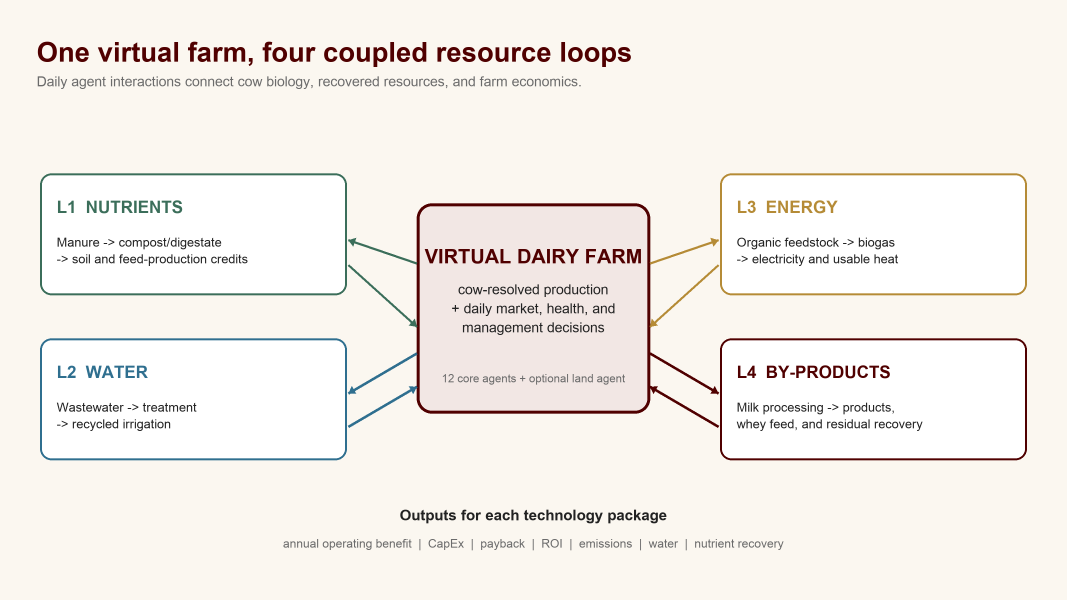
#> input picture tmp/poster_assets/vicbio_loop_framework.png, 3200 x 1800 px (shown at 1/3 size)
$ python build_full_poster.py
#> lines starting #> are read from the running program, lines starting #| are printed output that depends on the picture
from __future__ import annotations

from pathlib import Path
from PIL import Image, ImageDraw, ImageFont


ROOT = Path(__file__).resolve().parent
W, H = 5184, 4032
MAROON = "#500000"
INK = "#202020"
MUTED = "#5f5f5f"
PAPER = "#fbf7f0"
GREEN = "#3b6e5a"
BLUE = "#2f6f8f"
GOLD = "#9a741f"
RULE = "#d8d0c7"
PALE = "#efe2dc"
FONT = "/System/Library/Fonts/Supplemental/Arial.ttf"
FONT_BOLD = "/System/Library/Fonts/Supplemental/Arial Bold.ttf"
FONT_ITALIC = "/System/Library/Fonts/Supplemental/Arial Italic.ttf"


def f(size: int, bold: bool = False, italic: bool = False):
    path = FONT_BOLD if bold else FONT_ITALIC if italic else FONT
    return ImageFont.truetype(path, size=size)


def wrap(draw: ImageDraw.ImageDraw, text: str, font: ImageFont.FreeTypeFont, width: int):
    lines = []
    for para in text.split("\n"):
        if not para:
            lines.append("")
            continue
        words = para.split()
        line = words[0]
        for word in words[1:]:
            trial = line + " " + word
            if draw.textlength(trial, font=font) <= width:
                line = trial
            else:
                lines.append(line)
                line = word
        lines.append(line)
    return lines


def text_block(draw, xy, text, size, width, color=INK, bold=False, italic=False,
               leading=1.24, bullet=False):
    x, y = xy
    ft = f(size, bold, italic)
    line_h = int(size * leading)
    for para in text.split("\n"):
        prefix = "• " if bullet else ""
        indent = int(size * 0.9) if bullet else 0
        lines = wrap(draw, prefix + para, ft, width)
        for i, line in enumerate(lines):
            draw.text((x + (indent if bullet and i > 0 else 0), y), line, font=ft, fill=color)
            y += line_h
        y += int(size * 0.28)
    return y


def section_heading(draw, x, y, width, title, color=MAROON):
    draw.rectangle((x, y, x + width, y + 8), fill=color)
    draw.text((x, y + 26), title, font=f(48, bold=True), fill=color)
    return y + 98


def bullet_list(draw, x, y, width, items, size=31, color=INK, gap=9):
    for item in items:
        y = text_block(draw, (x, y), item, size, width, color=color, leading=1.24, bullet=True)
        y += gap
    return y


def fit_image(path: Path, target_width: int):
    im = Image.open(path).convert("RGB")
    height = round(im.height * target_width / im.width)
    return im.resize((target_width, height), Image.Resampling.LANCZOS)


def main():
    im = Image.new("RGB", (W, H), PAPER)
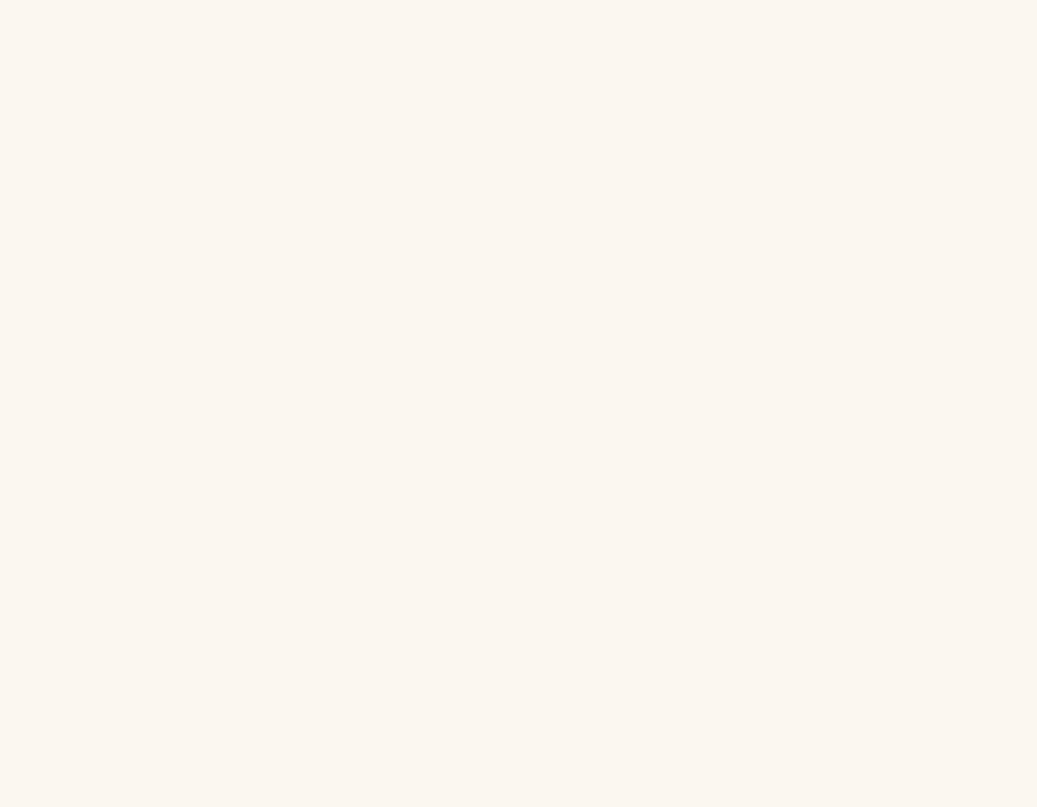
#> im: PIL image 5184x4032 RGB (shown at 1/5 size); mean R, G, B 251, 247, 240
    d = ImageDraw.Draw(im)

    d.rectangle((0, 0, W, 675), fill=MAROON)
    title = ("An Agent-Based Virtual Farm Model Evaluating Operating Returns and "
             "Resource Recovery in Circular Dairy Bioeconomy Systems")
    y = text_block(d, (150, 82), title, 112, 4750, color="white", bold=True, leading=1.02)
#> y = 341
    d.text((150, y + 12), "Megha Poyyara Saiju¹, Manogna Rayala², Karun Kaniyamattam¹",
           font=f(42, bold=True), fill="white")
    d.text((150, y + 70),
           "¹Department of Animal Science    ²Department of Statistics    Texas A&M University",
           font=f(32), fill="#f1ded7")

    d.rectangle((0, 675, W, 855), fill=PALE)
    d.rectangle((0, 850, W, 855), fill=MAROON)
    takeaway = ("ViCBio DM links cow-level biology to four circular pathways so farm-specific "
                "technology packages can be compared before investment.")
    text_block(d, (150, 716), takeaway, 43, 4800, color=MAROON, bold=True, leading=1.16)

    x1, w1 = 140, 1170
    x2, w2 = 1375, 2450
    x3, w3 = 3890, 1154
    y0 = 920

    y = section_heading(d, x1, y0, w1, "Why this matters")
#> y = 1018
    stats = [
        ("$52.8B", "U.S. milk sales in 2022"),
        ("-39%", "farms selling milk from 2017 to 2022"),
        ("$43.9B", "specialized dairy production expenses; feed was 46%"),
    ]
    for number, label in stats:
        d.text((x1, y + 8), number, font=f(60, bold=True), fill=MAROON)
        text_block(d, (x1 + 280, y + 10), label, 32, w1 - 300, color=MUTED, leading=1.16)
        d.rectangle((x1, y + 96, x1 + w1, y + 99), fill=RULE)
        y += 118
#> this loop made 3 passes
#> y on passes 1 to 3: 1136, 1254, 1372
#> after the loop, y = 1372
    y = text_block(d, (x1, y + 7),
                   "Source: USDA NASS, 2022 Census of Agriculture Dairy Cattle and Milk Production.",
                   24, w1, color=MUTED, leading=1.2)
#> y = 1413

    y = section_heading(d, x1, 1510, w1, "Research question", GOLD)
#> y = 1608
    question = ("Which combinations of nutrient, water, energy, and by-product pathways improve "
                "farm operating performance and reduce resource losses under the same herd and market assumptions?")
    y = text_block(d, (x1, y), question, 34, w1, bold=True, leading=1.24)
#> y = 1743
    d.rectangle((x1, y + 8, x1 + 9, y + 198), fill=GOLD)
    text_block(d, (x1 + 28, y + 8),
               "Hypothesis. Coupled pathways will change profit, emissions, and resource use differently "
               "from isolated technology evaluations.",
               32, w1 - 30, leading=1.2)

    y = section_heading(d, x1, 2240, w1, "Model and experiment", GREEN)
#> y = 2338
    method_items = [
        "Simulate cow-resolved milk, feed, water, manure, methane, health, and reproduction every day.",
        "Coordinate 12 core agents plus an optional land agent through dated data packets.",
        "Switch four circular loops on or off, creating 16 technology configurations.",
        "Hold herd, market, calibration, duration, and seed constant in paired comparisons.",
        "Report operating benefit, CapEx, payback, ROI, emissions, water, and nutrient recovery when inputs are available.",
    ]
    for i, item in enumerate(method_items, 1):
        d.ellipse((x1, y + 2, x1 + 42, y + 44), fill=MAROON)
        d.text((x1 + 21, y + 22), str(i), font=f(25, bold=True), fill="white", anchor="mm")
        y = text_block(d, (x1 + 62, y), item, 32, w1 - 62, leading=1.18)
        y += 8
#> this loop made 5 passes
#> y on passes 1 to 5: 2428, 2518, 2608, 2698, 2788
#> after the loop, y = 2788

    y = section_heading(d, x1, 3290, w1, "Daily execution", BLUE)
#> y = 3388
    daily = ("Market and sensors update first. Feed and management policies prepare the day. Disease, "
             "water delivery, cow production, processing, manure, energy, water accounting, environment, "
             "and farm management then update in sequence.")
    y = text_block(d, (x1, y), daily, 32, w1, leading=1.18)
#> y = 3544
    text_block(d, (x1, y + 8),
               "A fixed seed uses one seeded random-number generator for deterministic replay.",
               25, w1, color=MUTED, leading=1.2)

    fig1 = fit_image(ROOT / "vicbio_loop_framework.png", 2320)
#> in fit_image, im is the input picture: PIL image 3200x1800 RGB; mean R, G, B 243.7, 239.2, 234
#> in fit_image, `return im.resize((target_width, height), Image.Resampling.LANCZOS)`:
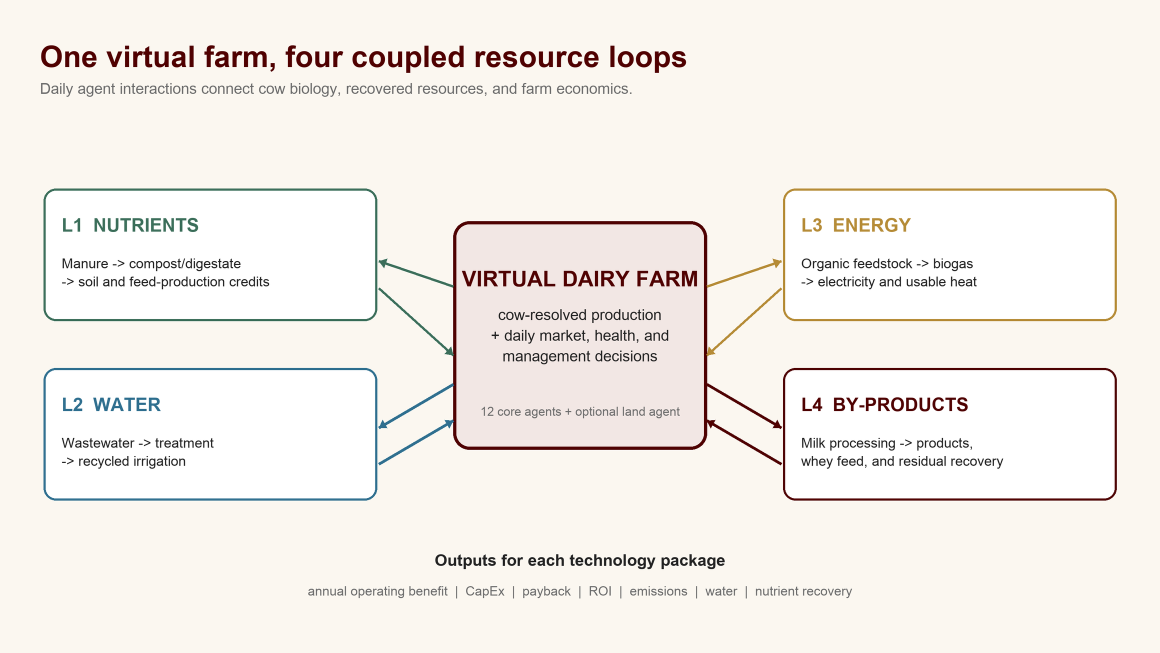
#> returned value: PIL image 2320x1305 RGB (shown at 1/2 size); mean R, G, B 243.6, 239.2, 233.9
    im.paste(fig1, (x2 + 65, y0))
#> im: PIL image 5184x4032 RGB
    d.rectangle((x2 + 64, y0 - 1, x2 + 65 + fig1.width, y0 + fig1.height), outline=RULE, width=3)
    text_block(d, (x2 + 65, y0 + fig1.height + 17),
               "Figure 1. Each loop exchanges resources with the same virtual farm rather than operating as a stand-alone calculator.",
               24, 2320, color=MUTED, leading=1.2)

    results_y = 2420
    d.text((x2 + 65, results_y), "Illustrative results", font=f(48, bold=True), fill=MAROON)
    d.text((x2 + w2 - 65, results_y + 8), "Model output, not field validation",
           font=f(25), fill=MUTED, anchor="ra")
    fig2 = fit_image(ROOT / "vicbio_illustrative_results.png", 2320)
#> call 2 of fit_image, with target_width = 2320
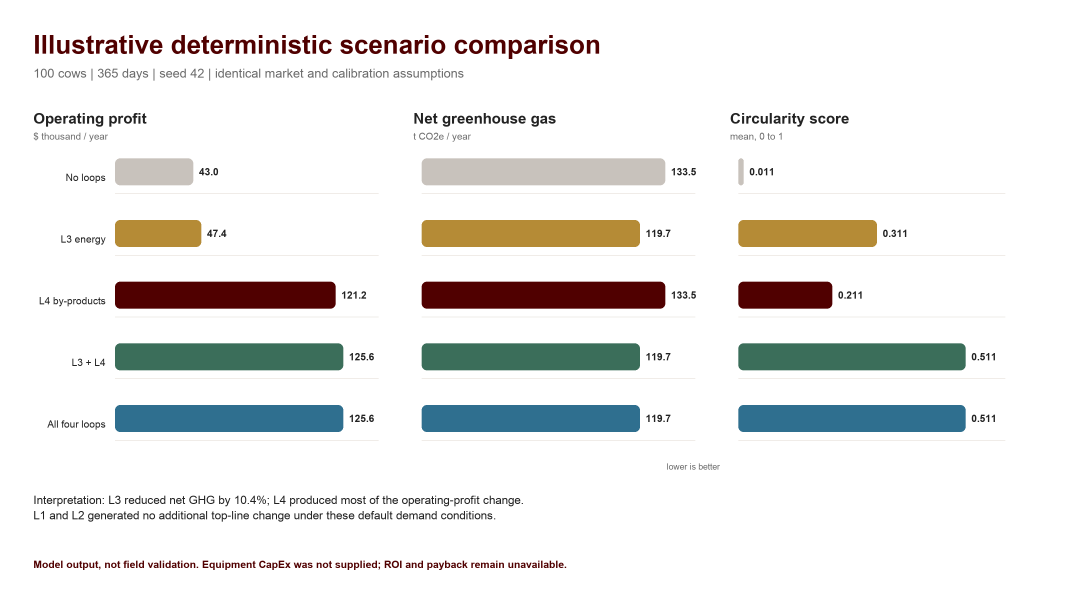
#> input picture tmp/poster_assets/vicbio_illustrative_results.png, 3200 x 1800 px (shown at 1/3 size)
#> in fit_image, im is the input picture: PIL image 3200x1800 RGB; mean R, G, B 233.5, 233.3, 231.9
    fig2_y = results_y + 75
    im.paste(fig2, (x2 + 65, fig2_y))
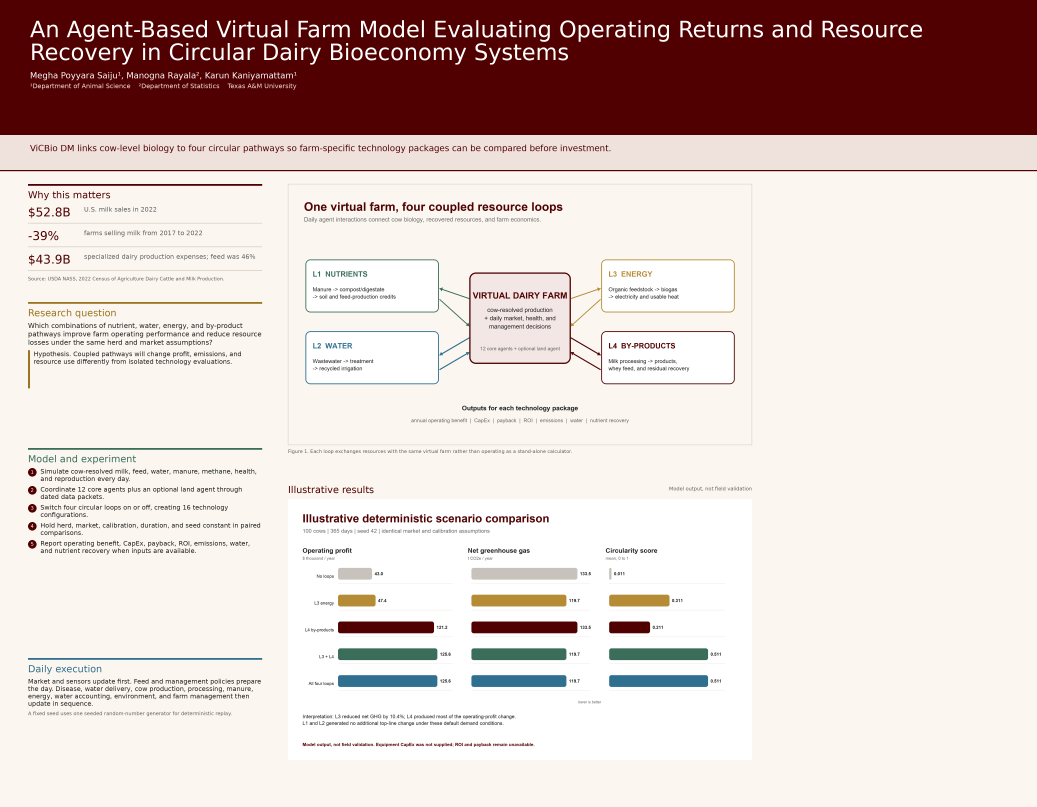
#> im: PIL image 5184x4032 RGB (shown at 1/5 size); mean R, G, B 217.2, 201.1, 196.4
    d.rectangle((x2 + 64, fig2_y - 1, x2 + 65 + fig2.width, fig2_y + fig2.height), outline=RULE, width=3)
    text_block(d, (x2 + 65, fig2_y + fig2.height + 16),
               "Figure 2. Deterministic 365-day comparison: 100 cows, seed 42, processor and optional land enabled, "
               "identical default market and calibration assumptions. Values are annual model totals or means.",
               23, 2320, color=MUTED, leading=1.17)

    y = section_heading(d, x3, y0, w3, "What the run shows")
#> y = 1018
    y = bullet_list(d, x3, y, w3, [
        "L3 energy reduced modeled net greenhouse gas by 10.4% and generated 68.2 MWh of electricity.",
        "L4 by-products produced most of the operating-profit change through modeled dairy processing.",
        "L1 and L2 produced no additional top-line change under these default demand conditions.",
        "The combined result equaled L3 + L4, exposing inactive or unconstrained pathways instead of hiding them.",
    ], size=32)
#> the loop in bullet_list, `for item in items:` made 4 passes
#> y on passes 1 to 4: 1113, 1208, 1303, 1398
#> after the loop in bullet_list, `for item in items:`: y = 1398
#> y = 1398

    y = section_heading(d, x3, 1800, w3, "Interpretation and limits", GOLD)
#> y = 1898
    d.rectangle((x3, y + 3, x3 + 10, y + 238), fill=MAROON)
    y = text_block(d, (x3 + 28, y), "Operating profit is not investment return. Equipment CapEx was not supplied, so ROI and payback are unavailable for this demonstration.",
                   32, w3 - 28, color=MAROON, bold=True, leading=1.18)
#> y = 1980
    text_block(d, (x3, y + 8),
               "Default calibration includes assumption-marked values. This run is a software demonstration, not empirical validation or a farm investment recommendation.",
               32, w3, leading=1.18)

    y = section_heading(d, x3, 2475, w3, "Conclusion", GREEN)
#> y = 2573
    text_block(d, (x3, y),
               "Coupled modeling makes cross-loop effects, timing, and unused recovery pathways visible. The framework compares technology packages without treating manure, water, energy, and processing as isolated decisions.",
               32, w3, leading=1.18)

    y = section_heading(d, x3, 2920, w3, "Future work", BLUE)
#> y = 3018
    bullet_list(d, x3, y, w3, [
        "Calibrate against farm observations.",
        "Add real installed-cost ranges.",
        "Repeat scenarios across seeds.",
        "Validate conventional, robotic, certified organic, raw-milk, and beef-on-dairy systems.",
    ], size=32, gap=2)
#> the loop in bullet_list (call 2), `for item in items:` made 4 passes
#> y on passes 1 to 4: 3067, 3116, 3165, 3253

    y = section_heading(d, x3, 3355, w3, "References")
#> y = 3453
    refs = [
        "1. USDA NASS. 2022 Census of Agriculture: Dairy Cattle and Milk Production. 2024.",
        "2. Wood, P.D.P. Algebraic model of the lactation curve in cattle. Nature 216, 164-165 (1967). doi:10.1038/216164a0.",
        "3. Muell, J.D. et al. Frontiers in Environmental Science 10:880839 (2022). doi:10.3389/fenvs.2022.880839.",
    ]
    for ref in refs:
        y = text_block(d, (x3, y), ref, 24, w3, leading=1.18)
        y += 4
#> this loop made 3 passes
#> y on passes 1 to 3: 3491, 3557, 3623
#> after the loop, y = 3623

    d.rectangle((x3, 3865, x3 + w3, 3869), fill=RULE)
    d.text((x3, 3887), "ACKNOWLEDGMENTS", font=f(24, bold=True), fill=MUTED)
    d.text((x3, 3922), "Texas A&M University Departments of Animal Science and Statistics.",
           font=f(24), fill=INK)
    d.text((x3, 3965), "MODEL  github.com/Creator101-commits/research-agents",
           font=f(24, bold=True), fill=MAROON)

    im.save(ROOT / "vicbio_symposium_poster_full.png", quality=95)
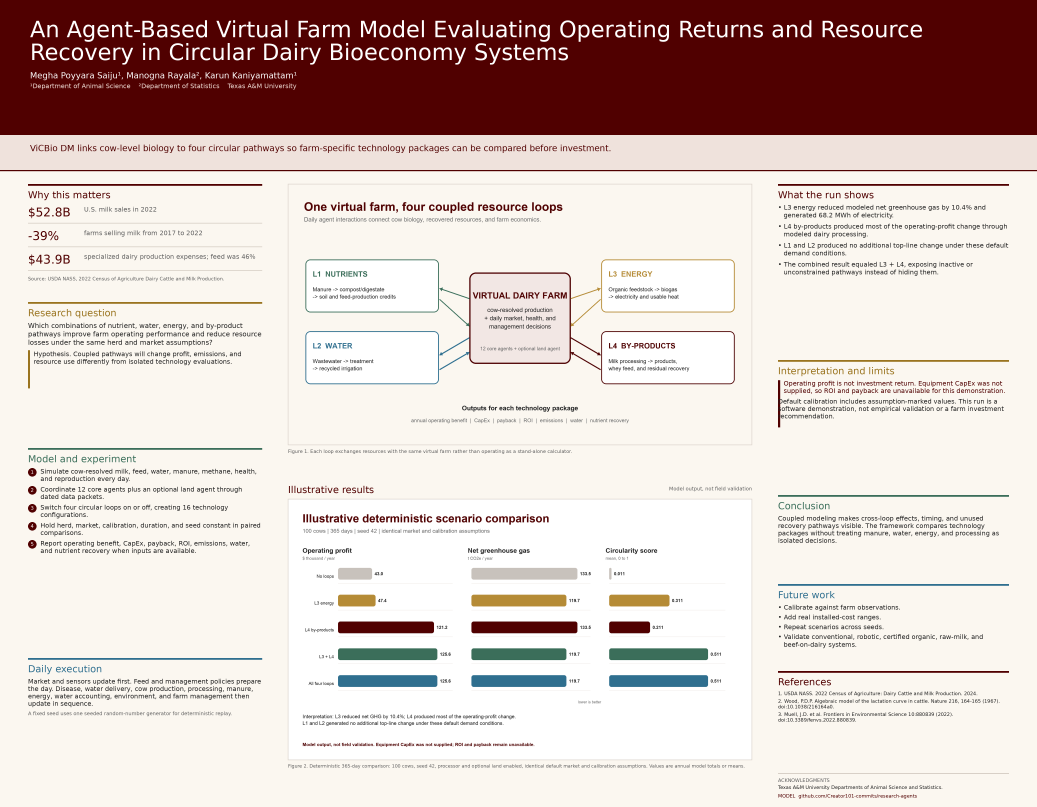
#> saved as vicbio_symposium_poster_full.png: PIL image 5184x4032 RGB (shown at 1/5 size); mean R, G, B 215.1, 198.8, 194.2


if __name__ == "__main__":
    main()
